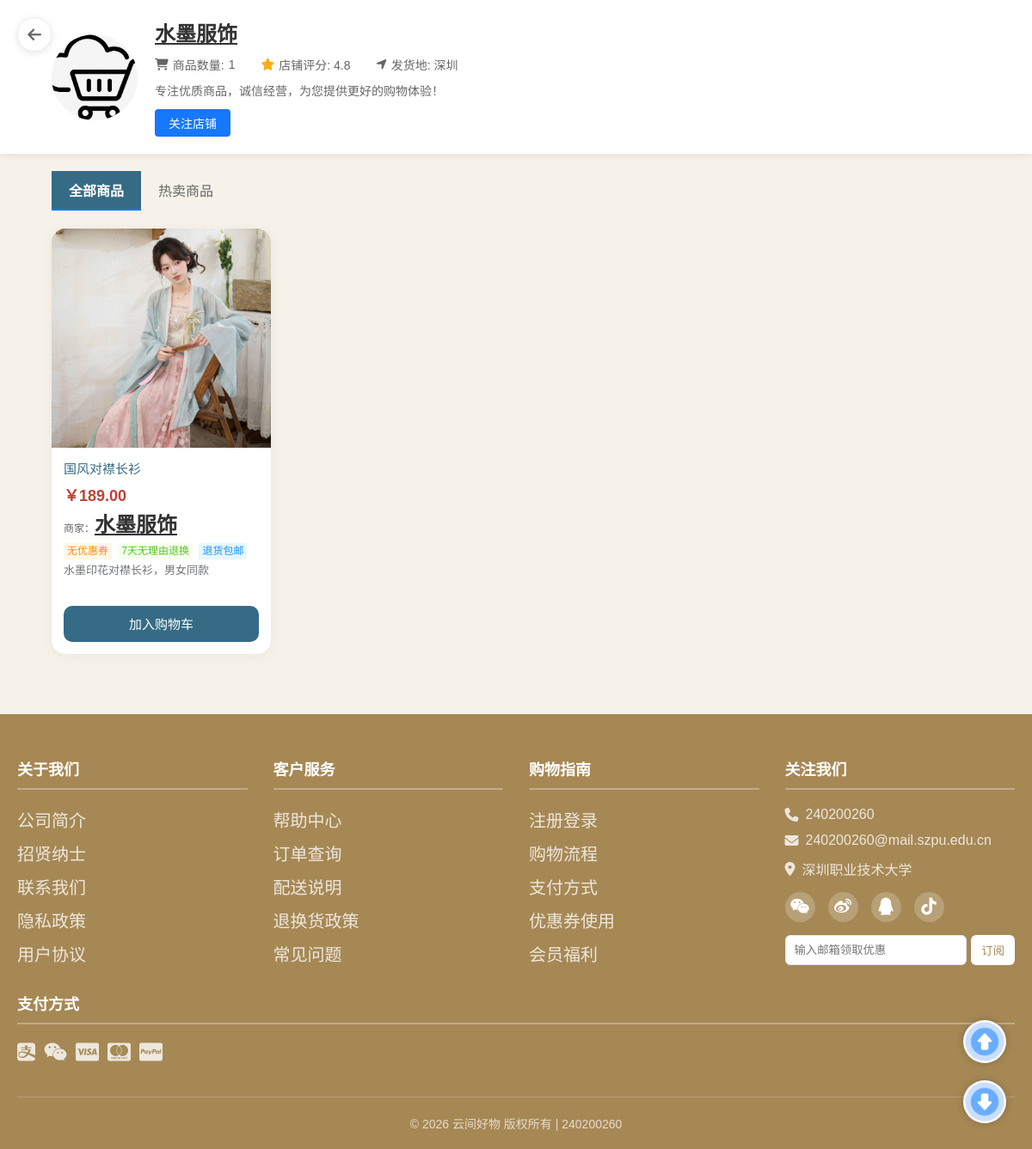
Page /shopping/seller.php?name=水墨服饰 on the committed database.
### tables this page shows
CREATE TABLE `clothes` (
  `id` int(11) NOT NULL AUTO_INCREMENT,
  `code` varchar(20) NOT NULL COMMENT '产品编码',
  `name` varchar(50) NOT NULL COMMENT '产品名称',
  `price` decimal(10,2) NOT NULL COMMENT '价格',
  `description` varchar(200) DEFAULT '' COMMENT '产品描述',
  `type` varchar(10) NOT NULL COMMENT '类型：国风/日常',
  `seller` varchar(50) DEFAULT '云间好物官方旗舰店' COMMENT '商家名称',
  `coupon_info` varchar(100) DEFAULT '无优惠券' COMMENT '优惠券信息',
  `service` varchar(100) DEFAULT '7天无理由退换' COMMENT '服务说明',
  `return_free_shipping` tinyint(1) DEFAULT '1' COMMENT '退货包邮 1=是 0=否',
  `sales_count` int(11) DEFAULT '0',
  `sales_money` decimal(10,2) DEFAULT '0.00',
  `last_update` datetime DEFAULT NULL,
  PRIMARY KEY (`id`),
  UNIQUE KEY `code` (`code`)
);

### shopping/seller.php (the view, shortened to what this page needs)
<?php
include "db_conn.php";
$sellerName = "";
if (isset($_GET['name']) && !empty($_GET['name'])) {
    $sellerName = trim(urldecode($_GET['name']));
}
$loginSellerName = '';
$isMyShop = false;
$showShopName = "";
if ($isMyShop) {
    $showShopName = $loginSellerName;
} else {
    $showShopName = $sellerName;
}
?>
<!DOCTYPE html>
<html lang="zh-CN">
<head>
  <link rel="stylesheet" href="css/index.css">
  <link rel="stylesheet" href="https://cdn.bootcdn.net/ajax/libs/font-awesome/6.4.0/css/all.min.css">
  <link rel="stylesheet" href="css/seller.css">
</head>
<body>
  <div class="seller-header">
    <div class="seller-header-container">
      <div class="back-btn">
        <i class="fas fa-arrow-left"></i>
      </div>
      <div class="seller-avatar">
        <img src="public/cloud.png" alt="商家头像">
      </div>
      <div class="seller-info">
        <h2 class="seller-name" id="sellerName"></h2>
        <div class="seller-meta">
          <span><i class="fas fa-shopping-cart"></i> 商品数量: <span id="goodsCount">0</span></span>
          <span><i class="fas fa-star" style="color:#faad14"></i> 店铺评分: 4.8</span>
          <span><i class="fas fa-location-arrow"></i> 发货地: 深圳</span>
        </div>
        <div class="seller-desc" id="sellerDesc">
          专注优质商品，诚信经营，为您提供更好的购物体验！
        </div>
        <button class="seller-btn" id="followShopBtn" onclick="toggleFollowShop()">关注店铺</button>
      </div>
    </div>
  </div>
  <div class="seller-tabs">
    <div class="seller-tab active" onclick="showTab('all')">全部商品</div>
    <div class="seller-tab" onclick="showTab('hot')">热卖商品</div>
  </div>
  <div class="seller-goods" id="sellerGoodsList">
    <?php
      $tables = ['clothes', 'shoes_bags', 'fruits', 'daily_goods'];
      $allGoods = [];
      foreach ($tables as $table) {
          $sql = "SELECT * FROM $table WHERE seller = '$sellerName'";
          $result = mysqli_query($conn, $sql);
          while ($row = mysqli_fetch_array($result)) {
              $row['_table'] = $table;
              $allGoods[] = $row;
          }
      }
      if (empty($allGoods)) {
          echo "<div class='no-goods'>该商家暂无商品</div>";
      } else {
          foreach ($allGoods as $row) {
              $code = $row['code'];
              $price = $row['price'];
              $name = $row['name'];
              $description = $row['description'];
              $dbSeller = $row['seller'];
              $coupon = $row['coupon_info'];
              $service = $row['service'];
              $ret = $row['return_free_shipping'] ? '退货包邮' : '退货不包邮';
              echo "
              <div class='item' onclick='openModal(\"{$code}\",\"{$name}\",\"{$price}\",\"{$description}\",\"{$dbSeller}\",\"{$coupon}\",\"{$service}\",\"{$ret}\")'>
                <div class='item-img'>
                    <img src='img/{$code}.jpg' alt=''>
                </div>
                <div class='item-content'>
                  <div class='item-name'>{$name}</div>
                  <div class='item-price'>￥{$price}</div>
                  <div class='item-extra'>
                    商家：<span class='seller-name' onclick='event.stopPropagation(); gotoSeller(\"{$dbSeller}\")'>{$showShopName}</span>
                  </div>
                  <div class='item-extra'>
                    <span class='tag-coupon'>{$coupon}</span>
                    <span class='tag-service'>{$service}</span>
                    <span class='tag-return'>{$ret}</span>
                  </div>
                  <div class='item-info'>{$description}</div>
                </div>
                <div class='item-btn' onclick='event.stopPropagation(); addToCart(this, \"{$code}\",\"{$name}\",{$price},\"{$description}\")'>加入购物车</div>
                <div class='quantity'>
                  <button onclick='event.stopPropagation(); changeQty(this,-1,{$price})'>-</button>
                  <span>0</span>
                  <button onclick='event.stopPropagation(); changeQty(this,1,{$price})'>+</button>
                </div>
              </div>
              ";
          }
      }
    ?>
  </div>
  <div class="top" onclick="goTop()">
    <img src="public/up.png" alt="">
  </div>
  <div class="bottom" onclick="goBottom()">
    <img src="public/down.png" alt="">
  </div>
  <footer class="footer">
    <div class="footer-container">
      <div class="footer-col">
        <h4>关于我们</h4>
        <ul>
          <li><a href="#">公司简介</a></li>
          <li><a href="#">招贤纳士</a></li>
          <li><a href="#">联系我们</a></li>
          <li><a href="#">隐私政策</a></li>
          <li><a href="#">用户协议</a></li>
        </ul>
      </div>
      <div class="footer-col">
        <h4>客户服务</h4>
        <ul>
          <li><a href="#">帮助中心</a></li>
          <li><a href="#">订单查询</a></li>
          <li><a href="#">配送说明</a></li>
          <li><a href="#">退换货政策</a></li>
          <li><a href="#">常见问题</a></li>
        </ul>
      </div>
      <div class="footer-col">
        <h4>购物指南</h4>
        <ul>
          <li><a href="#">注册登录</a></li>
          <li><a href="#">购物流程</a></li>
          <li><a href="#">支付方式</a></li>
          <li><a href="#">优惠券使用</a></li>
          <li><a href="#">会员福利</a></li>
        </ul>
      </div>
      <div class="footer-col">
        <h4>关注我们</h4>
        <div class="contact-info">
          <p><i class="fas fa-phone"></i> 240200260</p>
          <p><i class="fas fa-envelope"></i> 240200260@mail.szpu.edu.cn</p>
          <p><i class="fas fa-map-marker-alt"></i> 深圳职业技术大学</p>
        </div>
        <div class="social-icons">
          <a href="#"><i class="fab fa-weixin"></i></a>
          <a href="#"><i class="fab fa-weibo"></i></a>
          <a href="#"><i class="fab fa-qq"></i></a>
          <a href="#"><i class="fab fa-tiktok"></i></a>
        </div>
        <div class="subscribe">
          <input type="email" placeholder="输入邮箱领取优惠">
          <button>订阅</button>
        </div>
      </div>
    </div>
    <div class="footer-container payment">
      <div class="footer-col">
        <h4>支付方式</h4>
        <div class="payment-icons">
          <i class="fab fa-alipay"></i>
          <i class="fab fa-weixin"></i>
          <i class="fab fa-cc-visa"></i>
          <i class="fab fa-cc-mastercard"></i>
          <i class="fab fa-cc-paypal"></i>
        </div>
      </div>
    </div>
    <div class="copyright">
      <p>© 2026 云间好物 版权所有 | 240200260</p>
    </div>
  </footer>
</body>
</html>

### shopping/css/index.css (style rules this page uses)
* { padding: 0; margin: 0; box-sizing: border-box; font-family: "Microsoft YaHei", "宋体", sans-serif; }
:root { --gufeng-main: #366B86; --gufeng-red: #C04136; --gufeng-bg: #F6F1E9; --gufeng-gray: #707478; --gufeng-wood: #A68855; --white: #ffffff; }
body { background-color: var(--gufeng-bg); color: #333; }
a { font-size: 20px; text-decoration: none; color: #C04136; }
.active { color: white !important; background-color: var(--gufeng-main) !important; }
.item { width: 260px; background: var(--white); border-radius: 16px; box-shadow: 0 2px 12px rgba(112, 116, 120, 0.08); transition: transform 0.25s ease; overflow: hidden; cursor: pointer; }
.item-img { width: 100%; aspect-ratio: 1/1; overflow: hidden; position: relative; }
.item-img img { width: 100%; height: 100%; object-fit: cover; }
.item-content { padding: 14px; }
.item-name { font-size: 15px; color: var(--gufeng-main); margin-bottom: 6px; line-height: 1.4; }
.item-price { font-size: 18px; color: var(--gufeng-red); font-weight: bold; margin-bottom: 6px; }
.item-info { font-size: 13px; color: var(--gufeng-gray); line-height: 1.4; height: 36px; overflow: hidden; }
.item-btn { margin: 0 14px 14px; background-color: var(--gufeng-main); color: white; border-radius: 10px; cursor: pointer; height: 42px; display: flex; justify-content: center; align-items: center; font-size: 15px; transition: 0.2s; }
.footer { background-color: var(--gufeng-wood); color: #fff; padding: 50px 20px 20px; margin-top: 50px; }
.footer-container { max-width: 1200px; margin: 0 auto; display: grid; grid-template-columns: repeat(auto-fit, minmax(220px, 1fr)); gap: 30px; }
.footer-col h4 { font-size: 18px; margin-bottom: 20px; padding-bottom: 10px; border-bottom: 2px solid rgba(255,255,255,0.3); color: #fff; }
.footer-col ul { list-style: none; }
.footer-col ul li { margin-bottom: 10px; }
.footer-col ul li a { color: rgba(255,255,255,0.8); text-decoration: none; transition: 0.3s; }
.contact-info p { color: rgba(255,255,255,0.8); margin-bottom: 12px; display: flex; align-items: center; gap: 8px; }
.social-icons { display: flex; gap: 15px; margin-top: 15px; }
.social-icons a { width: 35px; height: 35px; background: rgba(255,255,255,0.2); border-radius: 50%; display: flex; align-items: center; justify-content: center; color: #fff; text-decoration: none; transition: 0.3s; }
.subscribe { margin-top: 15px; display: flex; gap: 5px; }
.subscribe input { flex: 1; padding: 8px 10px; border: 1px solid #dce8f7; outline: none; border-radius: 6px; }
.subscribe button { padding: 8px 12px; background: #fff; color: var(--gufeng-wood); border: none; border-radius: 6px; cursor: pointer; transition: 0.3s; }
.payment { margin-top: 20px; }
.payment-icons { display: flex; gap: 10px; font-size: 24px; color: rgba(255,255,255,0.8); }
.copyright { text-align: center; margin-top: 40px; padding-top: 20px; border-top: 1px solid rgba(255,255,255,0.2); color: rgba(255,255,255,0.7); font-size: 14px; }
.top img { width: 50px; height: 50px; }
.bottom img { width: 50px; height: 50px; }
.top,.bottom { position: fixed; right: 30px; width: 50px; height: 50px; border-radius: 50%; background: #fff; box-shadow: 0 0 10px rgba(0,0,0,0.2); display: flex; align-items: center; justify-content: center; cursor: pointer; z-index: 999; transition: all 0.3s; }
.top { bottom: 100px; }
.bottom { bottom: 30px; }
html { scroll-behavior: smooth; }
.top,.bottom { position: fixed; right: 30px; width: 50px; height: 50px; border-radius: 50%; background: #fff; box-shadow: 0 0 10px rgba(0,0,0,0.2); display: flex; align-items: center; justify-content: center; cursor: pointer; z-index: 999; }
.item-extra { font-size: 12px; color: #666; margin: 4px 0; line-height: 1.4; }
.seller-name { color: #1677ff; font-weight: bold; cursor: pointer; text-decoration: underline; }
.tag-coupon { background: #fff7e6; color: #fa8c16; padding: 1px 4px; border-radius: 2px; margin-right: 4px; display: inline-block; }
.tag-service { background: #f6ffed; color: #52c41a; padding: 1px 4px; border-radius: 2px; margin-right: 4px; display: inline-block; }
.tag-return { background: #e6f7ff; color: #1890ff; padding: 1px 4px; border-radius: 2px; display: inline-block; }

### rows in the picture
clothes: code (picture), name "国风对襟长衫", price "189.00", coupon_info "无优惠券", service "7天无理由退换", return_free_shipping "退货包邮", description "水墨印花对襟长衫，男女同款"
